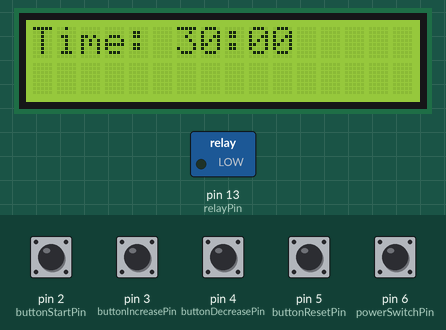
Recording of a sketch running on a simulated Arduino Uno, built with avr-gcc and run on an emulated ATmega328P. Parts: 16×2 character LCD, switched loads named in the sketch (green lamp = pin HIGH). The test bench sets the inputs (shaded band); at power-on: pin 2 (buttonStartPin), pin 3 (buttonIncreasePin), pin 4 (buttonDecreasePin), pin 5 (buttonResetPin), pin 6 (powerSwitchPin) HIGH.

Above: at 1.2 s.
1.3 s: pin 6 (powerSwitchPin) pulled LOW for 0.15 s
At 1.61 s:
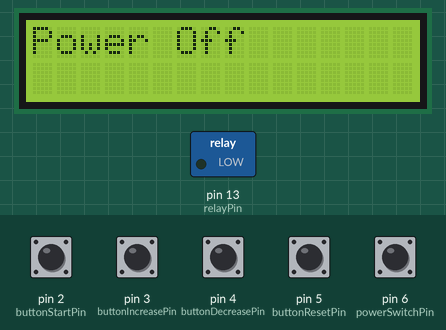
3.2 s: pin 2 (buttonStartPin) pulled LOW for 0.15 s
At 4.9 s:
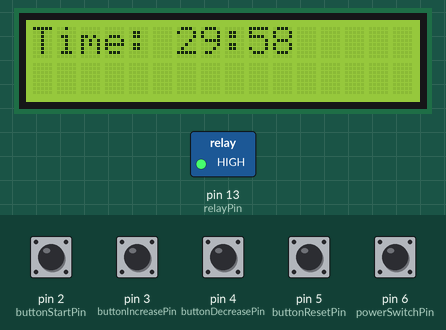
6.3 s: pin 3 (buttonIncreasePin) pulled LOW for 1 s
At 8.1 s:
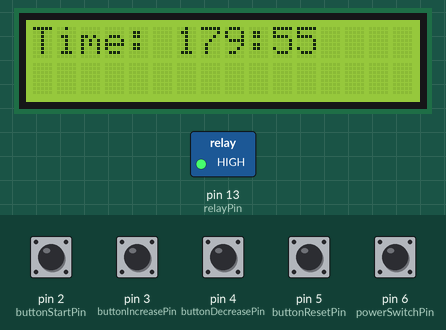
8.8 s: pin 4 (buttonDecreasePin) pulled LOW for 0.15 s
At 10.1 s:
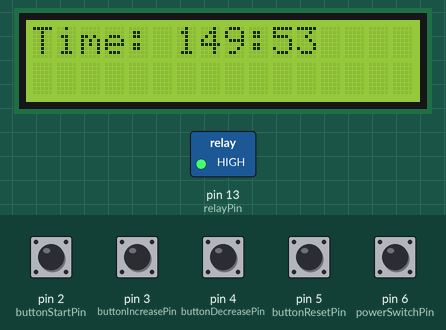
10.8 s: pin 5 (buttonResetPin) pulled LOW for 0.15 s
At 11.3 s:
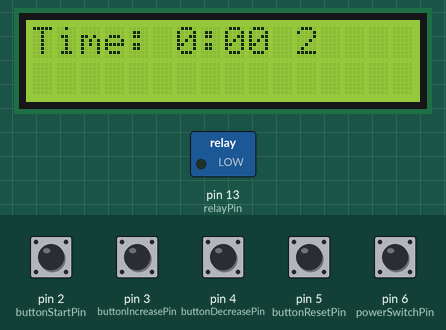
12.5 s: pin 3 (buttonIncreasePin) pulled LOW for 1 s
At 14.1 s:
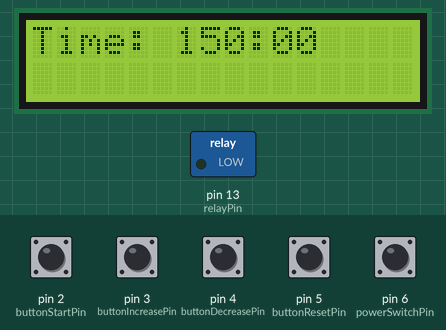
Timing chart, 0 to 15.6 s (numbered marks = the images above; inputs shaded):
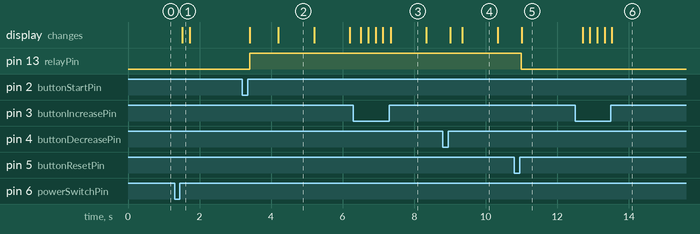

Measured:
- after the input at 1.3 s, the display: changes after 0.21 s (image 1)
- after the input at 3.2 s, pin 13 (relayPin): LOW → HIGH after 0.20 s; the display: first changes after 0.21 s (image 2 shows a later state)
- after the input at 10.8 s, pin 13 (relayPin): HIGH → LOW after 0.20 s
- after the input at 12.5 s, the display: first changes after 0.21 s (image 6 shows a later state)
- what the display in image 2 shows lasts 1.0 s, from 4.2 s to 5.2 s

The sketch:

sketch_apr11a.ino
```cpp
#include <Wire.h>
#include <LiquidCrystal_I2C.h>

// Khởi tạo LCD với địa chỉ I2C và kích thước màn hình
LiquidCrystal_I2C lcd(0x27, 16, 2); // Địa chỉ I2C có thể khác, kiểm tra trước khi sử dụng

const int buttonStartPin = 2;
const int buttonIncreasePin = 3;
const int buttonDecreasePin = 4;
const int buttonResetPin = 5;
const int relayPin = 13;
const int powerSwitchPin = 6;

long countdownTime = 1800; // Thời gian đếm ngược ban đầu là 30 phút (1800 giây)
bool isCountingDown = false;
unsigned long previousMillis = 0;
const long interval = 1000; // 1 giây

void setup() {
  pinMode(buttonStartPin, INPUT_PULLUP);
  pinMode(buttonIncreasePin, INPUT_PULLUP);
  pinMode(buttonDecreasePin, INPUT_PULLUP);
  pinMode(buttonResetPin, INPUT_PULLUP);
  pinMode(powerSwitchPin, INPUT_PULLUP);
  pinMode(relayPin, OUTPUT);
  digitalWrite(relayPin, LOW);

  lcd.begin(16, 2); // Truyền tham số số cột và số hàng cho hàm begin
  lcd.backlight();
  lcd.setCursor(0, 0);
  lcd.print("Time: ");
  updateDisplay();
}

void loop() {
  if (digitalRead(powerSwitchPin) == LOW) {
    delay(200); // Debounce
    digitalWrite(relayPin, LOW); // Tắt relay
    isCountingDown = false;
    countdownTime = 1800; // Reset thời gian về 30 phút
    lcd.clear();
    lcd.setCursor(0, 0);
    lcd.print("Power Off");
    while (digitalRead(powerSwitchPin) == LOW) {
      // Chờ cho đến khi công tắc bật lại
      delay(50);
    }
    delay(200); // Debounce
    lcd.clear();
    lcd.setCursor(0, 0);
    lcd.print("Time: ");
    updateDisplay();
  }

  unsigned long currentMillis = millis();

  if (digitalRead(buttonStartPin) == LOW) {
    delay(200); // Debounce
    isCountingDown = !isCountingDown;
    if (isCountingDown) {
      digitalWrite(relayPin, HIGH); // Kích hoạt relay
    }
  }

  if (digitalRead(buttonIncreasePin) == LOW) {
    delay(200); // Debounce
    countdownTime += 1800; // Tăng 30 phút
    updateDisplay();
  }

  if (digitalRead(buttonDecreasePin) == LOW) {
    delay(200); // Debounce
    if (countdownTime >= 1800) countdownTime -= 1800; // Giảm 30 phút
    updateDisplay();
  }

  if (digitalRead(buttonResetPin) == LOW) {
    delay(200); // Debounce
    countdownTime = 0; // Reset thời gian về 0
    isCountingDown = false; // Dừng đếm ngược
    digitalWrite(relayPin, LOW); // Tắt relay
    updateDisplay();
  }

  if (isCountingDown && countdownTime > 0 && currentMillis - previousMillis >= interval) {
    previousMillis = currentMillis;
    countdownTime--;
    updateDisplay();
  }

  if (countdownTime == 0 && isCountingDown) {
    digitalWrite(relayPin, LOW); // Tắt relay khi thời gian hết
    isCountingDown = false;
  }
}

void updateDisplay() {
  lcd.setCursor(6, 0);
  lcd.print(countdownTime / 60);
  lcd.print(":");
  int seconds = countdownTime % 60;
  if (seconds < 10) {
    lcd.print("0");
  }
  lcd.print(seconds);
  lcd.print(" ");
}
```
